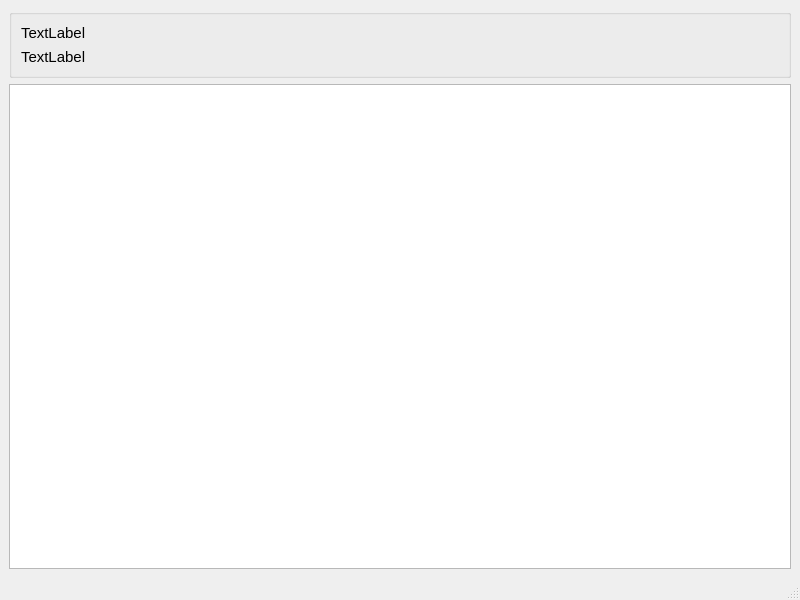
<?xml version="1.0" encoding="UTF-8"?>
<ui version="4.0">
 <class>MainWindow</class>
 <widget class="QMainWindow" name="MainWindow">
  <property name="geometry">
   <rect>
    <x>0</x>
    <y>0</y>
    <width>800</width>
    <height>600</height>
   </rect>
  </property>
  <property name="windowTitle">
   <string>MainWindow</string>
  </property>
  <widget class="QWidget" name="centralwidget">
   <layout class="QHBoxLayout" name="horizontalLayout">
    <item>
     <layout class="QVBoxLayout" name="verticalLayout">
      <item>
       <widget class="QGroupBox" name="groupBox">
        <property name="title">
         <string/>
        </property>
        <layout class="QVBoxLayout" name="verticalLayout_2">
         <item>
          <widget class="QLabel" name="labViewSize">
           <property name="font">
            <font>
             <pointsize>11</pointsize>
            </font>
           </property>
           <property name="text">
            <string>TextLabel</string>
           </property>
          </widget>
         </item>
         <item>
          <widget class="QLabel" name="labSceneRect">
           <property name="font">
            <font>
             <pointsize>11</pointsize>
            </font>
           </property>
           <property name="text">
            <string>TextLabel</string>
           </property>
          </widget>
         </item>
        </layout>
       </widget>
      </item>
      <item>
       <widget class="TGraphicsView" name="view"/>
      </item>
     </layout>
    </item>
   </layout>
  </widget>
  <widget class="QStatusBar" name="statusBar"/>
 </widget>
 <customwidgets>
  <customwidget>
   <class>TGraphicsView</class>
   <extends>QGraphicsView</extends>
   <header location="global">tgraphicsview.h</header>
  </customwidget>
 </customwidgets>
 <resources/>
 <connections/>
</ui>
